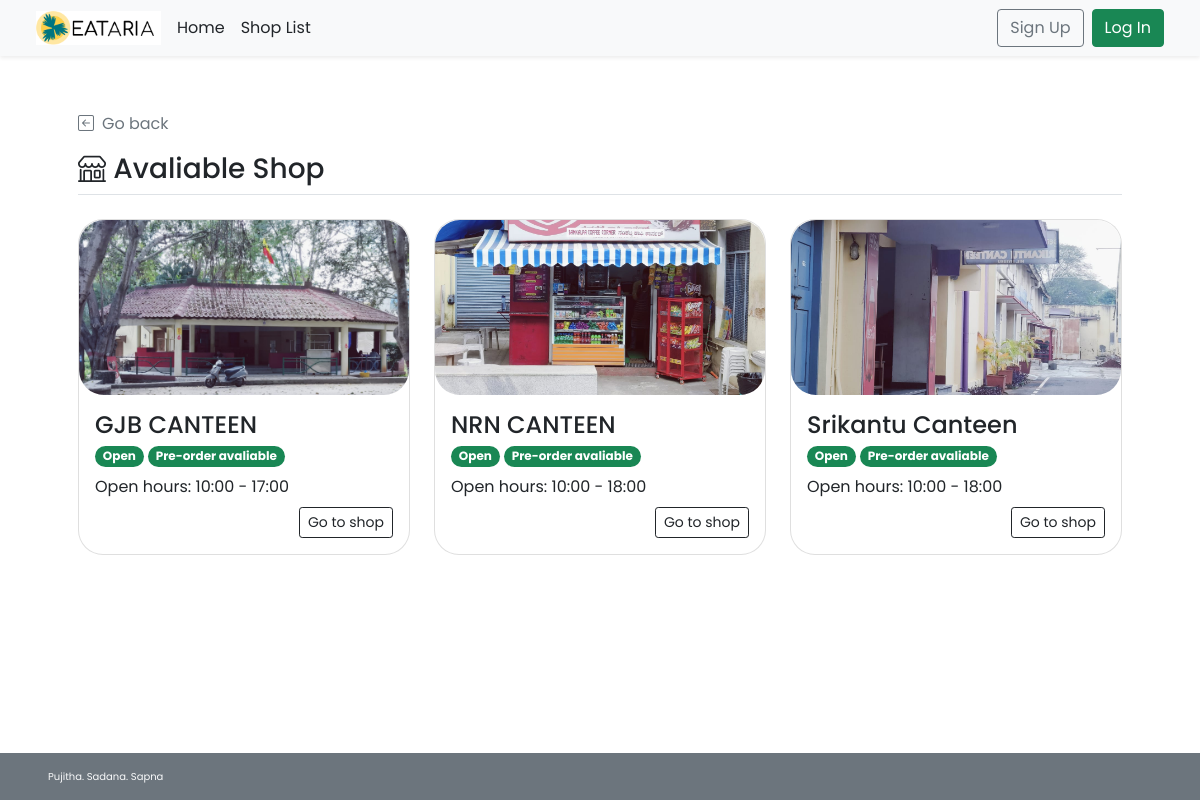
The app's page /shop_list.php with its own data.
### tables this page shows
CREATE TABLE `shop` (
  `s_id` int(11) NOT NULL,
  `s_username` varchar(45) NOT NULL,
  `s_pwd` varchar(45) NOT NULL,
  `s_name` varchar(45) NOT NULL,
  `s_location` varchar(100) NOT NULL,
  `s_openhour` time NOT NULL,
  `s_closehour` time NOT NULL,
  `s_status` tinyint(4) NOT NULL DEFAULT 1 COMMENT 'shop ready for taking orders or not(1 for open, 0 for close)\r\n',
  `s_preorderstatus` tinyint(4) NOT NULL DEFAULT 1 COMMENT 'shop is ready for preorder or not',
  `s_email` varchar(45) NOT NULL,
  `s_phoneno` varchar(10) NOT NULL,
  `s_pic` text DEFAULT NULL
);

### shop_list.php (the view, shortened to what this page needs)
<!DOCTYPE html>
<html lang="en">
<head>
    <?php session_start(); include("conn_db.php"); include('head.php');?>
    <link href="css/main.css" rel="stylesheet">
</head>
<body class="d-flex flex-column h-100">
    <?php include('nav_header.php')?>
    <div class="container p-5" id="recommended-shop">
        <a class="nav nav-item text-decoration-none text-muted mb-3" href="#" onclick="history.back();">
            <i class="bi bi-arrow-left-square me-2"></i>Go back
        </a>
        <h3 class="border-bottom pb-2"><i class="bi bi-shop align-top"></i> Avaliable Shop</h3>
        <div class="row row-cols-1 row-cols-lg-3 align-items-stretch g-4 py-3">
        <?php
            $query = "SELECT s_id,s_name,s_openhour,s_closehour,s_status,s_preorderstatus,s_pic FROM shop
            WHERE (s_preorderstatus = 1) OR (s_preorderstatus = 0 AND (CURTIME() BETWEEN s_openhour AND s_closehour));";
            $result = $mysqli -> query($query);
            if($result -> num_rows > 0){
            while($row = $result -> fetch_array()){
        ?>
            <div class="col">
                <a href="<?php echo "shop_menu.php?s_id=".$row["s_id"]?>" class="text-decoration-none text-dark">
                    <div class="card rounded-25">
                        <img
                        <?php
                            if(is_null($row["s_pic"])){echo "src='img/default.png'";}
                            else{echo "src=\"img/{$row['s_pic']}\"";}
                        ?>
                        style="width:100%; height:175px; object-fit:cover;"
                        class="card-img-top rounded-25 img-fluid" alt="...">
                        <div class="card-body">
                            <h4 name="shop-name" class="card-title"><?php echo $row["s_name"]?></h4>
                            <p class="card-subtitle">
                                <?php
                                    $now = date('H:i:s');
                                    if((($now < $row["s_openhour"])||($now > $row["s_closehour"]))||($row["s_status"]==0)){
                                ?>
                                <span class="badge rounded-pill bg-danger">Closed</span>
                                <?php }else{ ?>
                                <span class="badge rounded-pill bg-success">Open</span>
                                <?php }
                                    if($row["s_preorderstatus"]==1){
                                ?>
                                <span class="badge rounded-pill bg-success">Pre-order avaliable</span>
                                <?php }else{ ?>
                                <span class="badge rounded-pill bg-danger">Pre-order Unavaliable</span>
                                <?php }     ?>
                            </p>
                            <?php
                                $open = explode(":",$row["s_openhour"]);
                                $close = explode(":",$row["s_closehour"]);
                            ?>
                            <p class="card-text my-2">Open hours: <?php echo $open[0].":".$open[1]." - ".$close[0].":".$close[1]?></p>
                            <div class="text-end">
                                <a href="<?php echo "shop_menu.php?s_id=".$row["s_id"]?>" class="btn btn-sm btn-outline-dark">Go to shop</a>
                            </div>
                        </div>
                    </div>
                </a>
            </div>
        <?php }
        }
        ?>
        </div>
    </div>
    <footer
    class="footer d-flex flex-wrap justify-content-between align-items-center px-5 py-3 mt-auto bg-secondary text-light">
        <span class="xsmall-font">Pujitha. Sadana. Sapna</span></span>
    </footer>
</body>
</html>

### css/main.css (style rules this page uses)
html { height: 100%; }
body { height: 100%; padding-top: 4rem; margin-bottom: -50px; font-family: 'Poppins', 'Noto Sans Thai', sans-serif; }
a { cursor: pointer; }
.bi { vertical-align: -.125em; fill: currentColor; }
.xsmall-font { font-size: x-small; }
.rounded-25 { border-radius: 25px; }

### shop_list.php (style rules this page uses)
html { height: 100%; }

### records on screen
shop: s_pic (picture), s_name "GJB CANTEEN", s_status "Open", s_preorderstatus "Pre-order avaliable", s_openhour "10", s_openhour "00", s_closehour "17", s_closehour "00"
shop: s_pic (picture), s_name "NRN CANTEEN", s_status "Open", s_preorderstatus "Pre-order avaliable", s_openhour "10", s_openhour "00", s_closehour "18", s_closehour "00"
shop: s_pic (picture), s_name "Srikantu Canteen", s_status "Open", s_preorderstatus "Pre-order avaliable", s_openhour "10", s_openhour "00", s_closehour "18", s_closehour "00"
